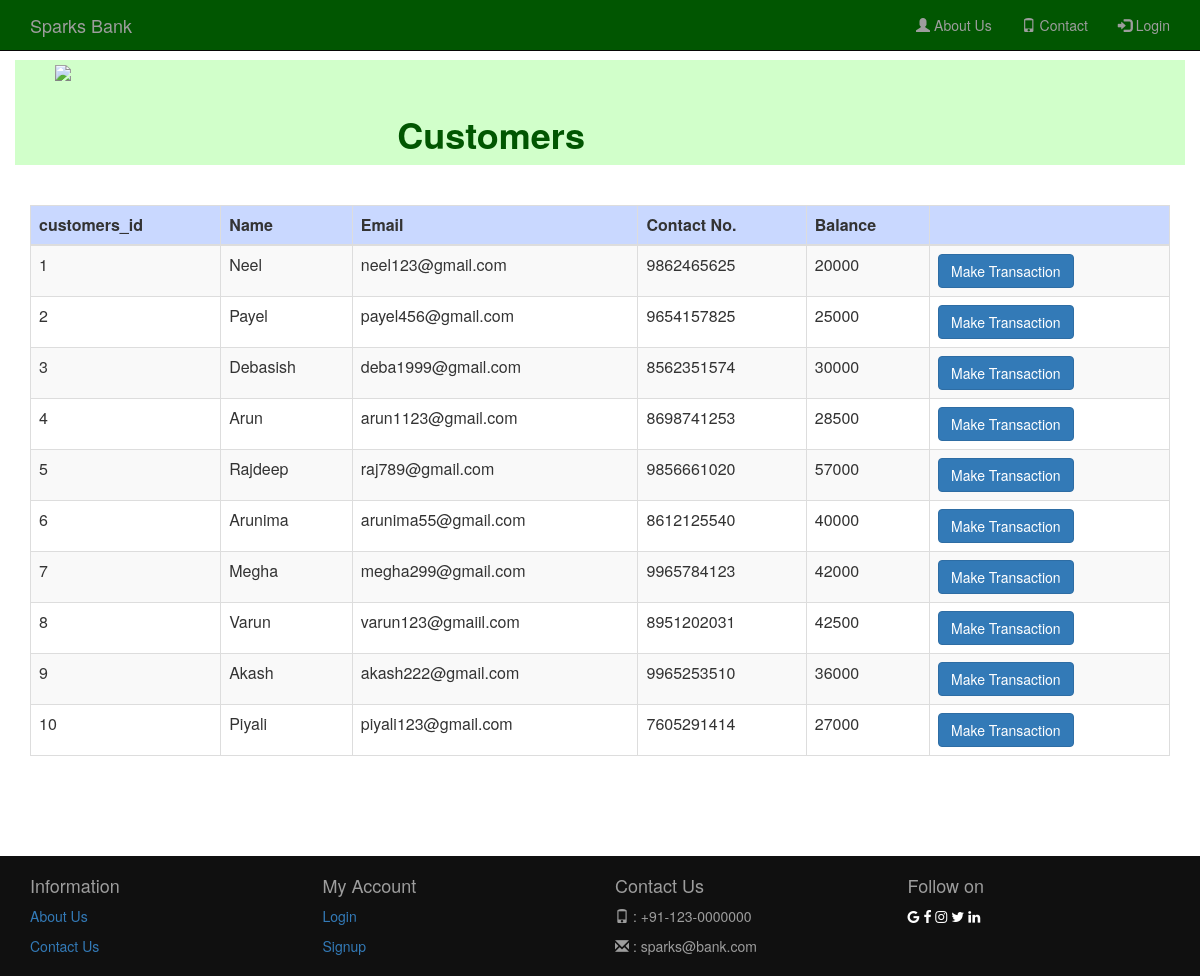
The page /customers.php on the database its author committed.
### tables this page shows
CREATE TABLE IF NOT EXISTS `customers` (
  `customers_id` int(10) NOT NULL AUTO_INCREMENT,
  `name` varchar(20) NOT NULL,
  `email` varchar(20) NOT NULL,
  `phone` varchar(12) NOT NULL,
  `balance` varchar(10) NOT NULL,
  PRIMARY KEY (`customers_id`)
);

### customers.php (the view, shortened to what this page needs)
<html>
    <head>
        <?php
        include 'link.php';
        ?>
        <link rel="stylesheet" href="style.css">
    </head>
    <body>
        <?php
        include 'header.php';
        ?>
        <div class="container column-style">
            <div class="row" id="bg1">
                <div class="col-md-6 column-style">
                    <img src="https://i.postimg.cc/T13jKfvP/Frame-4-removebg-preview.png" id="logocus">
                    <div id="heading1"><h1><b>Customers</b></h1></div>
                </div>
            </div>
        </div><br><br>
        <div class="container">
          <centre>
           <table class="table table-striped table-bordered table-hover">
              <thead>
                 <tr>
                    <th>customers_id</th>
                    <th>Name</th>
                    <th>Email</th>
                    <th>Contact No.</th>
                    <th>Balance</th>
                    <th></th>
                 </tr>
              </thead>
              <tbody>
              <?php
                       include 'config.php';
                       $sql="SELECT * FROM customers";
                       $query=mysqli_query($con,$sql);
                       while($rows = mysqli_fetch_assoc($query))
                       {
                    ?>
                    <tr>
                        <td class="py-2"><?php echo $rows['customers_id']; ?></td>
                        <td class="py-2"><?php echo $rows['name']; ?></td>
                        <td class="py-2"><?php echo $rows['email']; ?></td>
                        <td class="py-2"><?php echo $rows['phone']; ?></td>
                        <td class="py-2"><?php echo $rows['balance']; ?></td>
                        <td><a href="transaction.php" name="add" value="add" class="btn btn-primary">Make Transaction</td>
                    <?php
                       }
                    ?>
              </tbody>
           </table>
          </centre>
        </div><br><br><br><br>
        <?php
        include 'footer.php';
        ?>
    </body>
</html>

### link.php (shortened to what this page needs)
<link rel="stylesheet" href="https://maxcdn.bootstrapcdn.com/bootstrap/3.4.1/css/bootstrap.min.css">

### header.php (shortened to what this page needs)
<link rel="stylesheet" href="style.css">
<nav class="navbar navbar-inverse navbar-fixed-top">
           <div class="container">
              <div class="navbar-header">
                 <a href="#" class="navbar-brand"> Sparks Bank</a>
              </div>
              <div class="collapse navbar-collapse" id="mynavbar">
                 <ul class="nav navbar-nav navbar-right">
                    <li><a href="about.php"><span class="glyphicon glyphicon-user"></span>  About Us</a></li>
                    <li><a href="contact.php"><span class="glyphicon glyphicon-phone"></span> Contact</a></li>
                    <li><a href="#"><span class="glyphicon glyphicon-log-in"></span> Login</a></li>
                 </ul>
              </div>
           </div>
        </nav><br><br><br>

### footer.php
<link rel="stylesheet" href="https://cdnjs.cloudflare.com/ajax/libs/font-awesome/4.7.0/css/font-awesome.min.css">
<footer style="padding: 10px 0;background-color: #101010;color:#9d9d9d;bottom: 0;width: 100%;" >
<div class="container">
    <div class="row">
        <div class="col-md-3">
            <h4>Information</h4>
            <p><a href="about.php">About Us</a></p>
            <p><a href="contact.php">Contact Us</a></p>
        </div>
        <div class="col-md-3">
            <h4>My Account</h4>
            <p><a href="#" class="text-center" type="button" data-toggle="modal" data-target="#loginModal">Login</a></p>
            <p><a href="signup.php">Signup</a></p>
        </div>
        <div class="col-md-3">
            <h4>Contact Us</h4>
            <p><span class="glyphicon glyphicon-phone"></span> : +91-123-0000000</p>
            <p><span class="glyphicon glyphicon-envelope"></span> : sparks@bank.com</p>
        </div>
        <div class="col-md-3">
            <h4>Follow on</h4>
             <a href="#" class="fa fa-google" style="color:#ffffff"></a>   <a href="#" class="fa fa-facebook" style="color:#ffffff"></a>   <a href="#" class="fa fa-instagram" style="color:#ffffff"></a>   <a href="#" class="fa fa-twitter" style="color:#ffffff"></a>   <a href="#" class="fa fa-linkedin" style="color:#ffffff"></a>
        </div>
    </div>
</div>
</footer>

### style.css (style rules this page uses)
.navbar { background-color: #015601; }
li a { color: #73A310; }
.navbar-brand { color: #73A310; }
#logocus { float: left; padding-top: 5px; padding-left: 25px; padding-right: 25px; }
#heading1 { color:#015601; padding-top: 35px; float: right; }
th { background-color: #C9D8FF; }
#bg1 { background-color: #D1FFCA; }

### rows shown on the page
customers: customers_id "1", name "Neel", email "neel123@gmail.com", phone "9862465625", balance "20000"
customers: customers_id "2", name "Payel", email "payel456@gmail.com", phone "9654157825", balance "25000"
customers: customers_id "3", name "Debasish", email "deba1999@gmail.com", phone "8562351574", balance "30000"
customers: customers_id "4", name "Arun", email "arun1123@gmail.com", phone "8698741253", balance "28500"
customers: customers_id "5", name "Rajdeep", email "raj789@gmail.com", phone "9856661020", balance "57000"
customers: customers_id "6", name "Arunima", email "arunima55@gmail.com", phone "8612125540", balance "40000"
customers: customers_id "7", name "Megha", email "megha299@gmail.com", phone "9965784123", balance "42000"
customers: customers_id "8", name "Varun", email "varun123@gmaiil.com", phone "8951202031", balance "42500"
customers: customers_id "9", name "Akash", email "akash222@gmail.com", phone "9965253510", balance "36000"
customers: customers_id "10", name "Piyali", email "piyali123@gmail.com", phone "7605291414", balance "27000"
